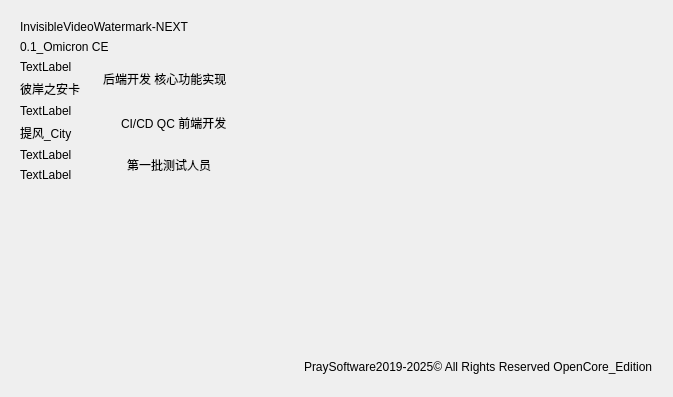
<?xml version="1.0" encoding="UTF-8"?>
<ui version="4.0">
 <class>Credit</class>
 <widget class="QWidget" name="Credit">
  <property name="geometry">
   <rect>
    <x>0</x>
    <y>0</y>
    <width>673</width>
    <height>397</height>
   </rect>
  </property>
  <property name="windowTitle">
   <string>Form</string>
  </property>
  <layout class="QGridLayout" name="gridLayout">
   <item row="0" column="0">
    <widget class="QStackedWidget" name="stackedWidget">
     <property name="currentIndex">
      <number>0</number>
     </property>
     <widget class="QWidget" name="page">
      <layout class="QVBoxLayout" name="verticalLayout_6">
       <item>
        <layout class="QHBoxLayout" name="horizontalLayout">
         <item>
          <layout class="QVBoxLayout" name="verticalLayout_4">
           <item>
            <widget class="TitleLabel" name="label">
             <property name="text">
              <string>InvisibleVideoWatermark-NEXT</string>
             </property>
            </widget>
           </item>
           <item>
            <widget class="CaptionLabel" name="label_13">
             <property name="text">
              <string>0.1_Omicron CE</string>
             </property>
            </widget>
           </item>
          </layout>
         </item>
         <item>
          <spacer name="horizontalSpacer_3">
           <property name="orientation">
            <enum>Qt::Orientation::Horizontal</enum>
           </property>
           <property name="sizeType">
            <enum>QSizePolicy::Policy::MinimumExpanding</enum>
           </property>
           <property name="sizeHint" stdset="0">
            <size>
             <width>128</width>
             <height>20</height>
            </size>
           </property>
          </spacer>
         </item>
         <item>
          <widget class="ImageLabel" name="label_5">
           <property name="text">
            <string/>
           </property>
           <property name="pixmap">
            <pixmap>../GUI/slogan.png</pixmap>
           </property>
           <property name="scaledContents">
            <bool>true</bool>
           </property>
          </widget>
         </item>
        </layout>
       </item>
       <item>
        <layout class="QHBoxLayout" name="horizontalLayout_6">
         <item>
          <layout class="QVBoxLayout" name="verticalLayout_5">
           <item>
            <layout class="QHBoxLayout" name="horizontalLayout_2">
             <item>
              <layout class="QVBoxLayout" name="verticalLayout">
               <item>
                <widget class="AvatarWidget" name="label_2">
                 <property name="text">
                  <string>TextLabel</string>
                 </property>
                </widget>
               </item>
               <item>
                <widget class="CaptionLabel" name="label_9">
                 <property name="minimumSize">
                  <size>
                   <width>77</width>
                   <height>0</height>
                  </size>
                 </property>
                 <property name="text">
                  <string>彼岸之安卡</string>
                 </property>
                </widget>
               </item>
              </layout>
             </item>
             <item>
              <widget class="SubtitleLabel" name="label_8">
               <property name="text">
                <string>后端开发 核心功能实现</string>
               </property>
              </widget>
             </item>
            </layout>
           </item>
           <item>
            <layout class="QHBoxLayout" name="horizontalLayout_3">
             <item>
              <layout class="QVBoxLayout" name="verticalLayout_2">
               <item>
                <widget class="AvatarWidget" name="label_3">
                 <property name="text">
                  <string>TextLabel</string>
                 </property>
                </widget>
               </item>
               <item>
                <widget class="CaptionLabel" name="label_10">
                 <property name="text">
                  <string>提风_City</string>
                 </property>
                </widget>
               </item>
              </layout>
             </item>
             <item>
              <widget class="SubtitleLabel" name="label_7">
               <property name="text">
                <string>CI/CD QC 前端开发</string>
               </property>
              </widget>
             </item>
            </layout>
           </item>
           <item>
            <layout class="QHBoxLayout" name="horizontalLayout_4">
             <item>
              <layout class="QVBoxLayout" name="verticalLayout_3">
               <item>
                <widget class="AvatarWidget" name="label_4">
                 <property name="text">
                  <string>TextLabel</string>
                 </property>
                </widget>
               </item>
               <item>
                <widget class="CaptionLabel" name="label_11">
                 <property name="text">
                  <string>TextLabel</string>
                 </property>
                </widget>
               </item>
              </layout>
             </item>
             <item>
              <widget class="SubtitleLabel" name="label_6">
               <property name="text">
                <string>第一批测试人员</string>
               </property>
              </widget>
             </item>
            </layout>
           </item>
          </layout>
         </item>
         <item>
          <spacer name="horizontalSpacer">
           <property name="orientation">
            <enum>Qt::Orientation::Horizontal</enum>
           </property>
           <property name="sizeType">
            <enum>QSizePolicy::Policy::MinimumExpanding</enum>
           </property>
           <property name="sizeHint" stdset="0">
            <size>
             <width>160</width>
             <height>20</height>
            </size>
           </property>
          </spacer>
         </item>
        </layout>
       </item>
       <item>
        <spacer name="verticalSpacer">
         <property name="orientation">
          <enum>Qt::Orientation::Vertical</enum>
         </property>
         <property name="sizeType">
          <enum>QSizePolicy::Policy::MinimumExpanding</enum>
         </property>
         <property name="sizeHint" stdset="0">
          <size>
           <width>20</width>
           <height>46</height>
          </size>
         </property>
        </spacer>
       </item>
       <item>
        <layout class="QHBoxLayout" name="horizontalLayout_5">
         <item>
          <spacer name="horizontalSpacer_2">
           <property name="orientation">
            <enum>Qt::Orientation::Horizontal</enum>
           </property>
           <property name="sizeHint" stdset="0">
            <size>
             <width>40</width>
             <height>20</height>
            </size>
           </property>
          </spacer>
         </item>
         <item>
          <widget class="QLabel" name="label_12">
           <property name="text">
            <string>PraySoftware2019-2025© All Rights Reserved OpenCore_Edition</string>
           </property>
          </widget>
         </item>
        </layout>
       </item>
      </layout>
     </widget>
     <widget class="QWidget" name="page_2"/>
    </widget>
   </item>
  </layout>
 </widget>
 <customwidgets>
  <customwidget>
   <class>TitleLabel</class>
   <extends>QLabel</extends>
   <header>qfluentwidgets</header>
  </customwidget>
  <customwidget>
   <class>SubtitleLabel</class>
   <extends>QLabel</extends>
   <header>qfluentwidgets</header>
  </customwidget>
  <customwidget>
   <class>ImageLabel</class>
   <extends>QLabel</extends>
   <header>qfluentwidgets</header>
  </customwidget>
  <customwidget>
   <class>CaptionLabel</class>
   <extends>QLabel</extends>
   <header>qfluentwidgets</header>
  </customwidget>
  <customwidget>
   <class>AvatarWidget</class>
   <extends>QLabel</extends>
   <header>qfluentwidgets</header>
  </customwidget>
 </customwidgets>
 <resources>
  <include location="../GUI/allin.qrc"/>
 </resources>
 <connections/>
</ui>
